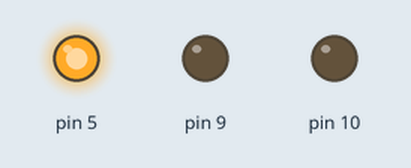
Simulated run of this sketch. Board: Arduino Leonardo, built with avr-gcc and run on an emulated ATmega32U4. On the bench: output pins drawn as LEDs (lit = HIGH).

Above: at 1.5 s.
At 4.5 s:
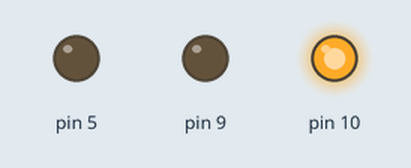
At 6.5 s:
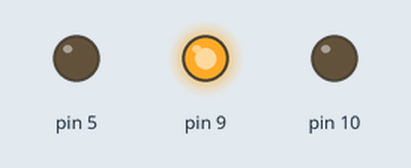
Timing chart, 0 to 9.1 s (numbered marks = the images above):
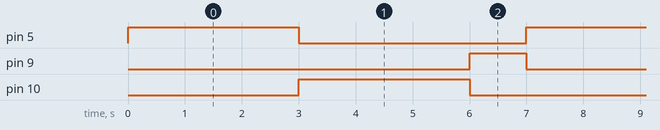

The sketch:

l2.1.ino
```cpp
#include <Esplora.h>

void setup() {
  // put your setup code here, to run once:

}

void loop() {
  // put your main code here, to run repeatedly:
  Esplora.writeRGB(255, 0, 0); // turn on LED
  delay(3000);                     // wait for 1 second
  Esplora.writeRGB(0, 255, 0);
  delay(3000);                     // wait for 1 second
  Esplora.writeRGB(0, 0, 255);
  delay(1000);                     // wait for 1 second
}
```

Measured:
- by itself, pin 5, pin 10: alternates HIGH for 3.0 s and LOW for 4.0 s
- by itself, pin 9: alternates HIGH for 1.0 s and LOW for 6.0 s
- by itself, everything shown: repeats every 7.0 s, in 3 steps
